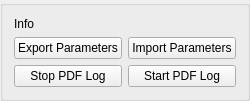
    <widget class="QGroupBox" name="groupBox_3">
     <property name="sizePolicy">
      <sizepolicy hsizetype="Preferred" vsizetype="Preferred">
       <horstretch>0</horstretch>
       <verstretch>0</verstretch>
      </sizepolicy>
     </property>
     <property name="title">
      <string/>
     </property>
     <layout class="QGridLayout" name="gridLayout_24">
      <item row="2" column="1">
       <widget class="QPushButton" name="pb_start_pdf">
        <property name="sizePolicy">
         <sizepolicy hsizetype="Preferred" vsizetype="Fixed">
          <horstretch>0</horstretch>
          <verstretch>0</verstretch>
         </sizepolicy>
        </property>
        <property name="text">
         <string>Start PDF Log</string>
        </property>
       </widget>
      </item>
      <item row="1" column="0">
       <widget class="QPushButton" name="pb_export_params">
        <property name="sizePolicy">
         <sizepolicy hsizetype="Preferred" vsizetype="Fixed">
          <horstretch>0</horstretch>
          <verstretch>0</verstretch>
         </sizepolicy>
        </property>
        <property name="text">
         <string>Export Parameters</string>
        </property>
       </widget>
      </item>
      <item row="1" column="1">
       <widget class="QPushButton" name="pb_import_params">
        <property name="sizePolicy">
         <sizepolicy hsizetype="Preferred" vsizetype="Fixed">
          <horstretch>0</horstretch>
          <verstretch>0</verstretch>
         </sizepolicy>
        </property>
        <property name="text">
         <string>Import Parameters</string>
        </property>
       </widget>
      </item>
      <item row="2" column="0">
       <widget class="QPushButton" name="pb_stop_pdf">
        <property name="sizePolicy">
         <sizepolicy hsizetype="Preferred" vsizetype="Fixed">
          <horstretch>0</horstretch>
          <verstretch>0</verstretch>
         </sizepolicy>
        </property>
        <property name="text">
         <string>Stop PDF Log</string>
        </property>
       </widget>
      </item>
      <item row="0" column="0" colspan="2">
       <widget class="QLabel" name="label_14">
        <property name="text">
         <string>Info</string>
        </property>
       </widget>
      </item>
     </layout>
    </widget>
